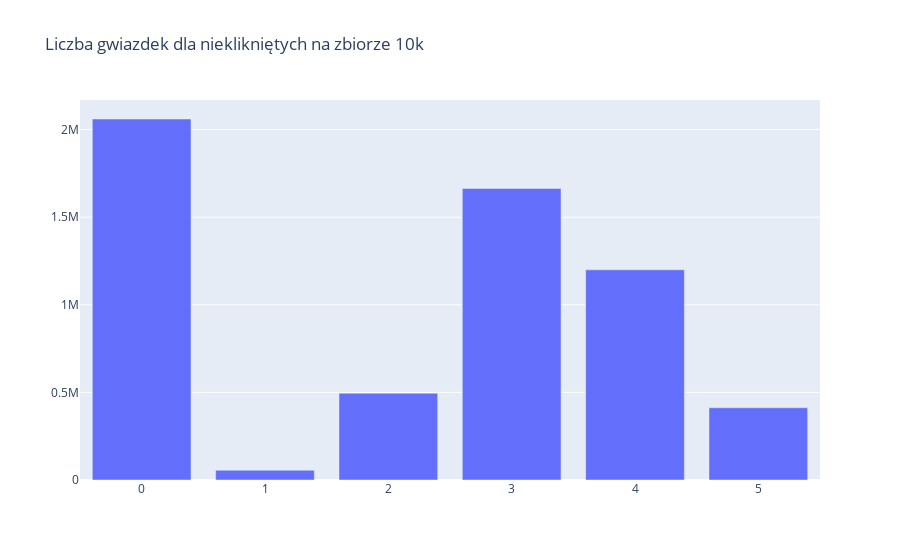

Notebook cell for this chart:
### Code cell
di = dict(collections.Counter(train.loc[train['clicked']==0]['Stars']))
fig = go.Figure(
    data=[go.Bar(y=list(di.values())[:6], x=list(di.keys())[:6])],
    layout_title_text="Liczba gwiazdek dla nieklikniętych"
)
fig.show()

### Figure 1 — Plotly figure (JSON) as saved in the notebook; plotly's stock layout.template omitted (floating-point values rounded to 4 significant figures)
{"data": [{"type": "bar", "x": [2, 0, 3, 4, 5, 1], "y": [495210, 2060471, 1663784, 1199744, 412235, 55826]}], "layout": {"title": {"text": "Liczba gwiazdek dla nieklikniętych na zbiorze 10k"}}}
